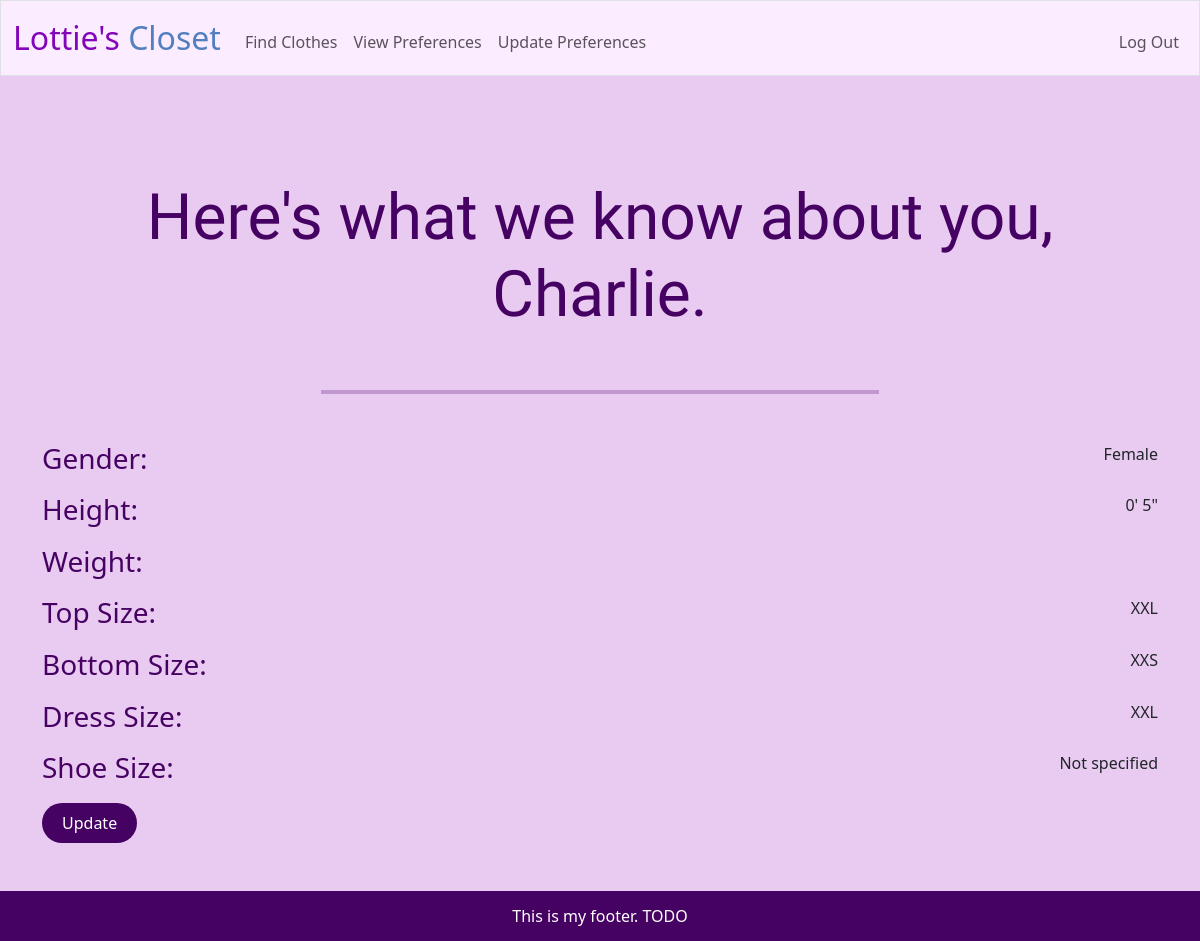
/history (signed in), run on an earlier commit of the app's database.
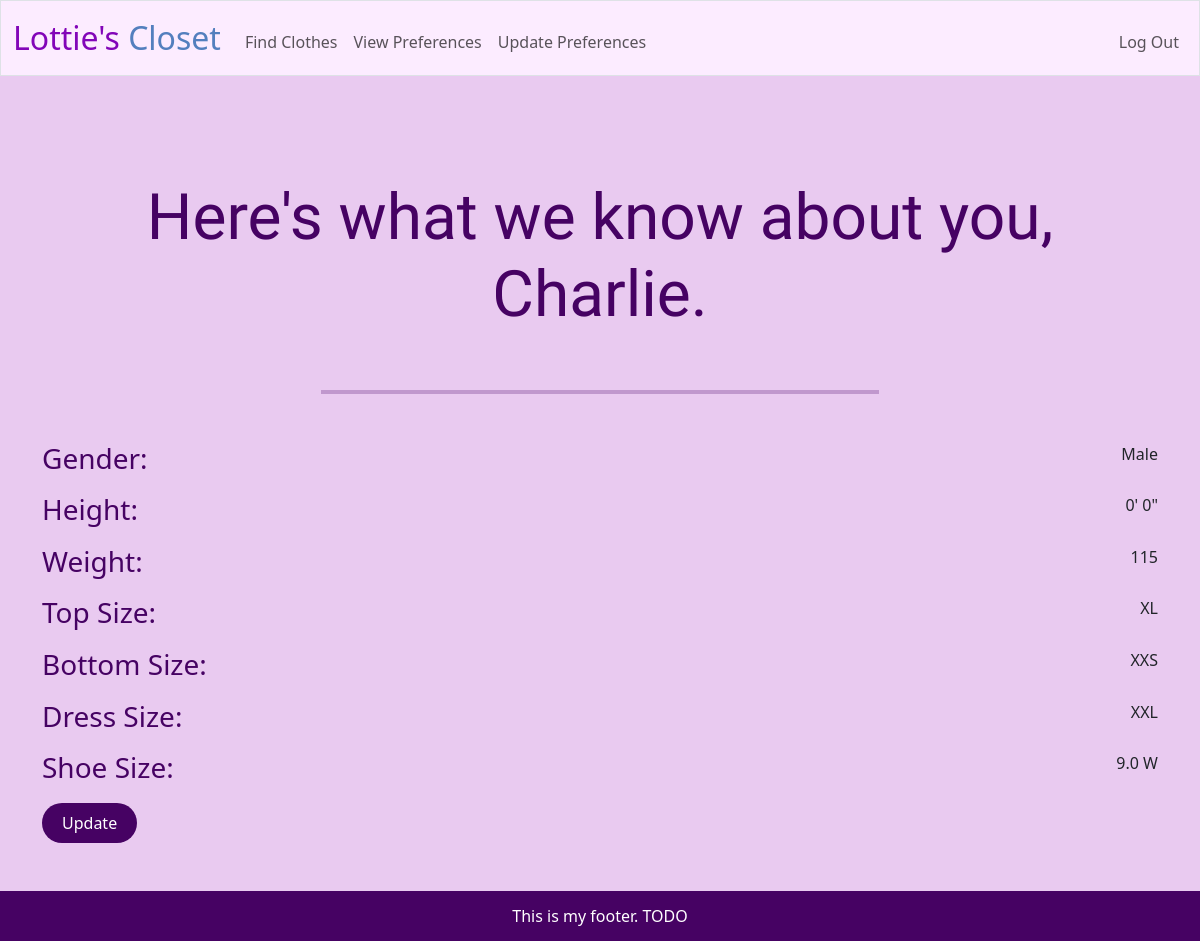
And on a later commit of the database.
### tables this page shows
CREATE TABLE users (
     id INTEGER PRIMARY KEY AUTOINCREMENT NOT NULL, 
     name TEXT NOT NULL, 
     username TEXT NOT NULL, 
     hash TEXT NOT NULL 
);

CREATE TABLE preferences (
     id INTEGER PRIMARY KEY AUTOINCREMENT NOT NULL, 
     user_id INTEGER UNIQUE NOT NULL, 
     gender TEXT, 
     height_feet INTEGER, 
     height_in INTEGER, 
     weight INTEGER, 
     top_size TEXT, 
     bottom_size TEXT, 
     dress_size TEXT, 
     shoe_size REAL, 
     shoe_gender TEXT, 
     FOREIGN KEY (user_id) REFERENCES users(id) 
);

### app.py (the view)
@app.route("/history")
@login_required
def history():
    name = db.execute("SELECT name FROM users WHERE id = ?", session["user_id"])[0]["name"]
    entry = db.execute("SELECT * FROM preferences WHERE user_id = ?", session["user_id"])[0]
    return render_template("history.html", name=name, entry=entry)

### app.py (called while the page is built)
@app.after_request
def after_request(response):
    response.headers["Cache-Control"] = "no-cache, no-store, must-revalidate"
    response.headers["Expires"] = 0
    response.headers["Pragma"] = "no-cache"
    return response

### helpers.py (called while the page is built)
def login_required(f):
    @wraps(f)
    def decorated_function(*args, **kwargs):
        if session.get("user_id") is None:
            return redirect("/login")
        return f(*args, **kwargs)
    return decorated_function

### templates/history.html (shortened to what this page needs)
{% extends "layout.html" %}
{% block main %}
    <h1>Here's what we know about you, {{ name }}.</h1>
    <hr>
    <div class="info">
        <h3>Gender: </h3>
        {% if entry["gender"] %}
            {{ entry["gender"].capitalize() }}
        {% else %}
            Not specified
        {% endif %}
    </div>
    <div class="info">
        <h3>Height: </h3>
        {% if entry["height_feet"] is not none %}
            {{ entry["height_feet"] }}' {{ entry["height_in"] }}"
        {% else %}
            Not specified
        {% endif %}
    </div>
    <div class="info">
        <h3>Weight: </h3>
        {% if entry["weight"] is not none %}
            {{ entry["weight"] }}
        {% else %}
            Not specified
        {% endif %}
    </div>
    <div class="info">
        <h3>Top Size: </h3>
        {% if entry["top_size"] %}
            {{ entry["top_size"].upper() }}
        {% else %}
            Not specified
        {% endif %}
    </div>
    <div class="info">
        <h3>Bottom Size: </h3>
        {% if entry["bottom_size"] %}
            {{ entry["bottom_size"].upper() }}
        {% else %}
            Not specified
        {% endif %}
    </div>
    <div class="info">
        <h3>Dress Size: </h3>
        {% if entry["dress_size"] %}
            {{ entry["dress_size"].upper() }}
        {% else %}
            Not specified
        {% endif %}
    </div>
    <div class="info">
        <h3>Shoe Size: </h3>
        {% if entry["shoe_size"] %}
            {{ entry["shoe_size"] }} {{ entry["shoe_gender"][0].upper() }}
        {% else %}
            Not specified
        {% endif %}
    </div>
    <button class="btn btn-primary" onclick="location.href='/preferences'">Update</button>
{% endblock %}

### templates/layout.html (shortened to what this page needs)
<!DOCTYPE html>
<html lang="en">
    <head>
        <link href="https://cdn.jsdelivr.net/npm/bootstrap@5.3.8/dist/css/bootstrap.min.css" rel="stylesheet">
        <link href="/static/styles.css" rel="stylesheet">
    </head>
    <body>
        <nav class="navbar navbar-light border navbar-expand-md custom-navbar">
            <div class="container-fluid">
                <a class="navbar-brand" href="/"><span class="purple">Lottie's</span> <span class="blue">Closet</span></a>
                <div class="collapse navbar-collapse" id="navbar">
                    {% if session["user_id"] %}
                        <ul class="navbar-nav me-auto mt-2">
                            <li class="nav-item"><a class="nav-link" href="/">Find Clothes</a></li>
                            <li class="nav-item"><a class="nav-link" href="/history">View Preferences</a></li>
                            <li class="nav-item"><a class="nav-link" href="/preferences">Update Preferences</a></li>
                        </ul>
                        <ul class="navbar-nav ms-auto mt-2">
                            <li class="nav-item"><a class="nav-link" href="/logout">Log Out</a></li>
                        </ul>
                    {% else %}
                        <ul class="navbar-nav ms-auto mt-2">
                            <li class="nav-item"><a class="nav-link" href="/register">Register</a></li>
                            <li class="nav-item"><a class="nav-link" href="/login">Log In</a></li>
                        </ul>
                    {% endif %}
                </div>
            </div>
        </nav>
        <main class="container py-5 text-center">
            {% block main %}{% endblock %}
        </main>
        <footer>
            This is my footer. TODO
        </footer>
    </body>
</html>

### static/styles.css (style rules this page uses)
body { background-color: #e9caf0; }
h1 { font-family: 'Mouse Memoirs', helvetica; font-size: 4em; color: #460263; margin: 7vh auto; }
h3 { color: #460263; }
hr { border: 2px solid #460263; width: 50%; margin: 6vh auto; }
footer { background-color: #460263; color: white; height: 50px; width: 100%; display: flex; justify-content: center; align-items: center; border-radius: 0px; }
.btn { display: flex; justify-content: center; align-items: center; background-color: #460263; border-radius: 20px; border: 0; height: 40px; padding: 0 20px; }
.info { display: flex; justify-content: space-between; margin: 10px 0; }
nav .navbar-brand { font-size: xx-large; }
nav .navbar-brand .blue { color: #537fbe; }
nav .navbar-brand .purple { color: #8205b8; }
.custom-navbar { background-color: #fcecff; }

What changed in the data, as far as the page shows it:
changed preferences "XXS": gender "Female" → "Male"; height_in "5" → "0"; weight (not shown) → "115"; top_size "XXL" → "XL"; shoe_size (not shown) → "9.0"; shoe_gender (not shown) → "W"
Also different on the page:
text no longer shown: "Not specified"
